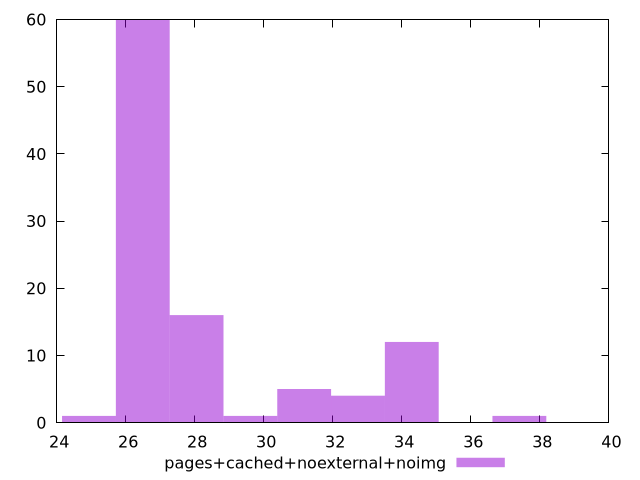

Write gnuplot code to recreate this figure.
$_pagesCachedNoexternalNoimg <<EOF
28.054882180347718 16
32.730695877072336 4
26.496277614772847 60
34.28930044264721 12
31.172091311497464 5
24.937673049197972 1
37.40650957379696 1
29.613486745922593 1
EOF
set key outside below
set terminal pngcairo
set output "report_00006_2020-11-02T20-21-41.718Z/max-potential-fid/pages+cached+noexternal+noimg//raw_hist.png"
set yrange [0:60]
set boxwidth 1.5586045655748733
set style fill transparent solid 0.5 noborder
plot $_pagesCachedNoexternalNoimg title "pages+cached+noexternal+noimg" with boxes ,
